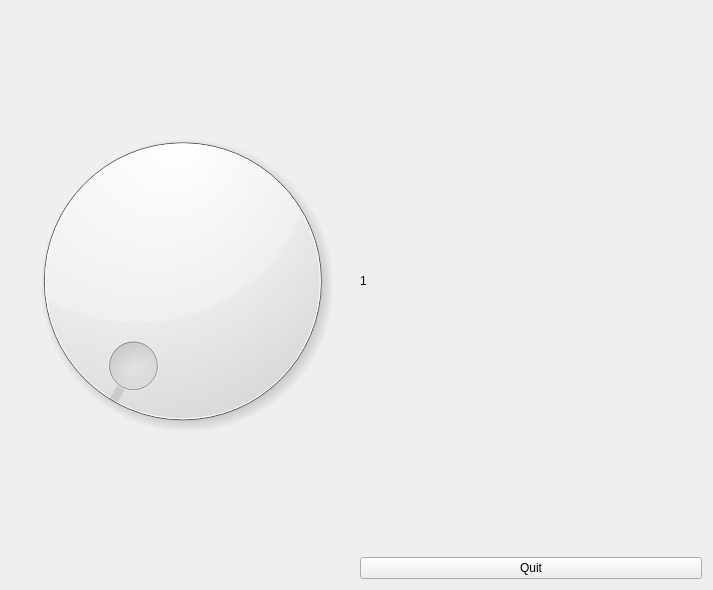
<?xml version="1.0" encoding="UTF-8"?>
<ui version="4.0">
 <class>MyForm</class>
 <widget class="QWidget" name="MyForm">
  <property name="geometry">
   <rect>
    <x>0</x>
    <y>0</y>
    <width>713</width>
    <height>590</height>
   </rect>
  </property>
  <property name="windowTitle">
   <string>Form</string>
  </property>
  <layout class="QGridLayout" name="gridLayout">
   <item row="1" column="1">
    <widget class="QLabel" name="label">
     <property name="enabled">
      <bool>true</bool>
     </property>
     <property name="palette">
      <palette>
       <active>
        <colorrole role="ToolTipText">
         <brush brushstyle="SolidPattern">
          <color alpha="255">
           <red>48</red>
           <green>48</green>
           <blue>48</blue>
          </color>
         </brush>
        </colorrole>
       </active>
       <inactive>
        <colorrole role="ToolTipText">
         <brush brushstyle="SolidPattern">
          <color alpha="255">
           <red>48</red>
           <green>48</green>
           <blue>48</blue>
          </color>
         </brush>
        </colorrole>
       </inactive>
       <disabled>
        <colorrole role="ToolTipText">
         <brush brushstyle="SolidPattern">
          <color alpha="255">
           <red>48</red>
           <green>48</green>
           <blue>48</blue>
          </color>
         </brush>
        </colorrole>
       </disabled>
      </palette>
     </property>
     <property name="text">
      <string>1</string>
     </property>
    </widget>
   </item>
   <item row="1" column="0">
    <widget class="QDial" name="dial">
     <property name="enabled">
      <bool>true</bool>
     </property>
     <property name="minimum">
      <number>1</number>
     </property>
     <property name="maximum">
      <number>50</number>
     </property>
    </widget>
   </item>
   <item row="2" column="1">
    <widget class="QPushButton" name="pushButton">
     <property name="text">
      <string>Quit</string>
     </property>
    </widget>
   </item>
  </layout>
 </widget>
 <resources/>
 <connections>
  <connection>
   <sender>pushButton</sender>
   <signal>clicked()</signal>
   <receiver>MyForm</receiver>
   <slot>close()</slot>
   <hints>
    <hint type="sourcelabel">
     <x>389</x>
     <y>563</y>
    </hint>
    <hint type="destinationlabel">
     <x>294</x>
     <y>569</y>
    </hint>
   </hints>
  </connection>
  <connection>
   <sender>dial</sender>
   <signal>valueChanged(int)</signal>
   <receiver>label</receiver>
   <slot>setNum(int)</slot>
   <hints>
    <hint type="sourcelabel">
     <x>351</x>
     <y>273</y>
    </hint>
    <hint type="destinationlabel">
     <x>367</x>
     <y>273</y>
    </hint>
   </hints>
  </connection>
  <connection>
   <sender>dial</sender>
   <signal>sliderReleased()</signal>
   <receiver>label</receiver>
   <slot>clear()</slot>
   <hints>
    <hint type="sourcelabel">
     <x>335</x>
     <y>320</y>
    </hint>
    <hint type="destinationlabel">
     <x>397</x>
     <y>323</y>
    </hint>
   </hints>
  </connection>
 </connections>
</ui>
